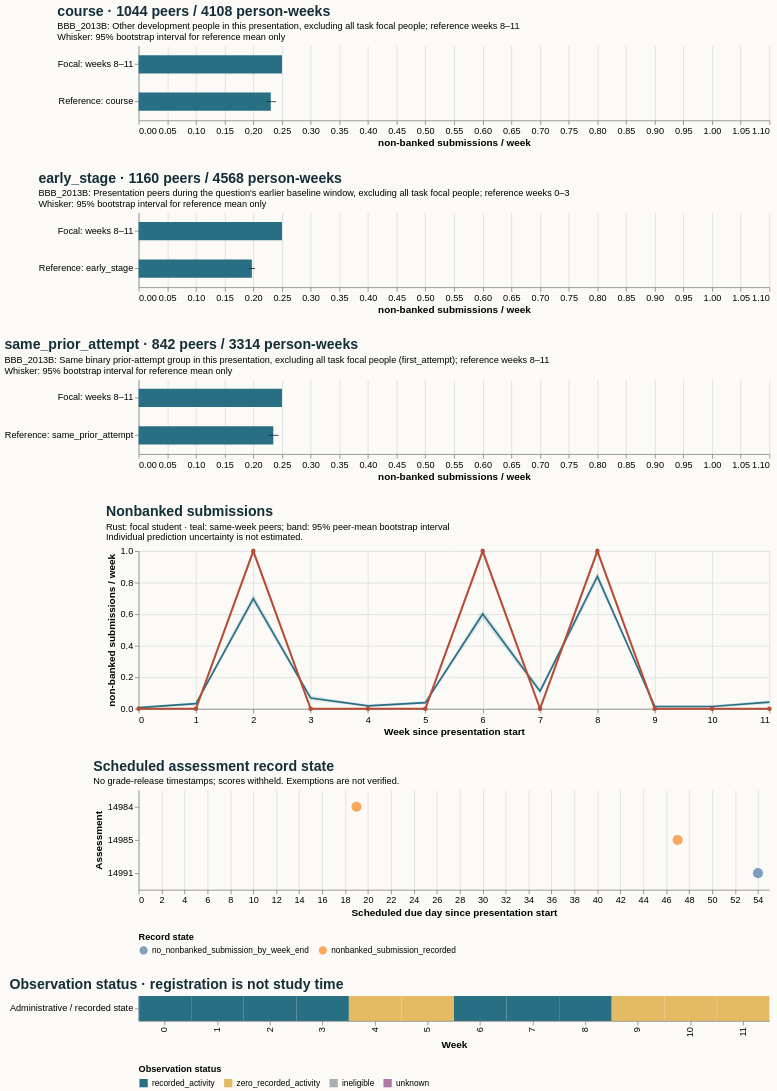

Source (Vega-Lite JSON):
### Vega-Lite specification from a JSON file in a GitHub repository (floating-point values rounded to 4 significant figures)
{"$schema": "https://vega.github.io/schema/vega-lite/v5.20.1.json", "config": {"axis": {"labelFontSize": 11, "titleFontSize": 12}, "background": "#fbfaf7", "font": "sans-serif", "title": {"anchor": "start", "color": "#142e38", "fontSize": 17, "subtitleFontSize": 11}, "view": {"continuousHeight": 300, "continuousWidth": 300, "stroke": null}}, "datasets": {"data-0fa5476a4b0cd1a7c251b0db244b9b1d": [{"hi": null, "lo": null, "series": "Focal: weeks 8–11", "value": 0.25}, {"hi": 0.2396, "lo": 0.2218, "series": "Reference: course", "value": 0.2304}], "data-0fb9305d7c0e499957d9fb0ad1222e20": [{"hi": null, "lo": null, "series": "Focal: weeks 8–11", "value": 0.25}, {"hi": 0.244, "lo": 0.2268, "series": "Reference: same_prior_attempt", "value": 0.2349}], "data-10c9e95df1c5ad2acb4aa045dd6e0651": [{"hi": null, "lo": null, "series": "Focal: weeks 8–11", "value": 0.25}, {"hi": 0.2031, "lo": 0.192, "series": "Reference: early_stage", "value": 0.1975}], "data-5c0ed53f8953ce8946b304eaf02d6fb4": [{"end_day": 6, "focal_value": 0.0, "peer_ci_high": 0.01294, "peer_ci_low": 0.003451, "peer_mean": 0.007765, "peer_observations": 1159, "peer_people": 1159, "reference": "course", "unit": "non-banked submissions / week", "week": 0}, {"end_day": 13, "focal_value": 0.0, "peer_ci_high": 0.04257, "peer_ci_low": 0.02213, "peer_mean": 0.03301, "peer_observations": 1151, "peer_people": 1151, "reference": "course", "unit": "non-banked submissions / week", "week": 1}, {"end_day": 20, "focal_value": 1.0, "peer_ci_high": 0.7277, "peer_ci_low": 0.6716, "peer_mean": 0.699, "peer_observations": 1133, "peer_people": 1133, "reference": "course", "unit": "non-banked submissions / week", "week": 2}, {"end_day": 27, "focal_value": 0.0, "peer_ci_high": 0.08267, "peer_ci_low": 0.05511, "peer_mean": 0.06844, "peer_observations": 1125, "peer_people": 1125, "reference": "course", "unit": "non-banked submissions / week", "week": 3}, {"end_day": 34, "focal_value": 0.0, "peer_ci_high": 0.02665, "peer_ci_low": 0.01103, "peer_mean": 0.01838, "peer_observations": 1088, "peer_people": 1088, "reference": "course", "unit": "non-banked submissions / week", "week": 4}, {"end_day": 41, "focal_value": 0.0, "peer_ci_high": 0.04995, "peer_ci_low": 0.02868, "peer_mean": 0.03885, "peer_observations": 1081, "peer_people": 1081, "reference": "course", "unit": "non-banked submissions / week", "week": 5}, {"end_day": 48, "focal_value": 1.0, "peer_ci_high": 0.628, "peer_ci_low": 0.5701, "peer_mean": 0.6009, "peer_observations": 1070, "peer_people": 1070, "reference": "course", "unit": "non-banked submissions / week", "week": 6}, {"end_day": 55, "focal_value": 0.0, "peer_ci_high": 0.1309, "peer_ci_low": 0.09393, "peer_mean": 0.112, "peer_observations": 1054, "peer_people": 1054, "reference": "course", "unit": "non-banked submissions / week", "week": 7}, {"end_day": 62, "focal_value": 1.0, "peer_ci_high": 0.8659, "peer_ci_low": 0.8113, "peer_mean": 0.84, "peer_observations": 1044, "peer_people": 1044, "reference": "course", "unit": "non-banked submissions / week", "week": 8}, {"end_day": 69, "focal_value": 0.0, "peer_ci_high": 0.02337, "peer_ci_low": 0.00779, "peer_mean": 0.01558, "peer_observations": 1027, "peer_people": 1027, "reference": "course", "unit": "non-banked submissions / week", "week": 9}, {"end_day": 76, "focal_value": 0.0, "peer_ci_high": 0.02206, "peer_ci_low": 0.007835, "peer_mean": 0.01469, "peer_observations": 1021, "peer_people": 1021, "reference": "course", "unit": "non-banked submissions / week", "week": 10}, {"end_day": 83, "focal_value": 0.0, "peer_ci_high": 0.05512, "peer_ci_low": 0.03051, "peer_mean": 0.04232, "peer_observations": 1016, "peer_people": 1016, "reference": "course", "unit": "non-banked submissions / week", "week": 11}], "data-8190b7e4414610bb924894b8ddce2669": [{"eligible_days": 7.0, "end_day": 6, "logging_completeness": "unknown", "observation_status": "recorded_activity", "row": "Administrative / recorded state", "score_status": "withheld_release_time_unknown", "start_day": 0, "value": 0.0, "week": 0}, {"eligible_days": 7.0, "end_day": 13, "logging_completeness": "unknown", "observation_status": "recorded_activity", "row": "Administrative / recorded state", "score_status": "withheld_release_time_unknown", "start_day": 7, "value": 0.0, "week": 1}, {"eligible_days": 7.0, "end_day": 20, "logging_completeness": "unknown", "observation_status": "recorded_activity", "row": "Administrative / recorded state", "score_status": "withheld_release_time_unknown", "start_day": 14, "value": 1.0, "week": 2}, {"eligible_days": 7.0, "end_day": 27, "logging_completeness": "unknown", "observation_status": "recorded_activity", "row": "Administrative / recorded state", "score_status": "withheld_release_time_unknown", "start_day": 21, "value": 0.0, "week": 3}, {"eligible_days": 7.0, "end_day": 34, "logging_completeness": "unknown", "observation_status": "zero_recorded_activity", "row": "Administrative / recorded state", "score_status": "withheld_release_time_unknown", "start_day": 28, "value": 0.0, "week": 4}, {"eligible_days": 7.0, "end_day": 41, "logging_completeness": "unknown", "observation_status": "zero_recorded_activity", "row": "Administrative / recorded state", "score_status": "withheld_release_time_unknown", "start_day": 35, "value": 0.0, "week": 5}, {"eligible_days": 7.0, "end_day": 48, "logging_completeness": "unknown", "observation_status": "recorded_activity", "row": "Administrative / recorded state", "score_status": "withheld_release_time_unknown", "start_day": 42, "value": 1.0, "week": 6}, {"eligible_days": 7.0, "end_day": 55, "logging_completeness": "unknown", "observation_status": "recorded_activity", "row": "Administrative / recorded state", "score_status": "withheld_release_time_unknown", "start_day": 49, "value": 0.0, "week": 7}, {"eligible_days": 7.0, "end_day": 62, "logging_completeness": "unknown", "observation_status": "recorded_activity", "row": "Administrative / recorded state", "score_status": "withheld_release_time_unknown", "start_day": 56, "value": 1.0, "week": 8}, {"eligible_days": 7.0, "end_day": 69, "logging_completeness": "unknown", "observation_status": "zero_recorded_activity", "row": "Administrative / recorded state", "score_status": "withheld_release_time_unknown", "start_day": 63, "value": 0.0, "week": 9}, {"eligible_days": 7.0, "end_day": 76, "logging_completeness": "unknown", "observation_status": "zero_recorded_activity", "row": "Administrative / recorded state", "score_status": "withheld_release_time_unknown", "start_day": 70, "value": 0.0, "week": 10}, {"eligible_days": 7.0, "end_day": 83, "logging_completeness": "unknown", "observation_status": "zero_recorded_activity", "row": "Administrative / recorded state", "score_status": "withheld_release_time_unknown", "start_day": 77, "value": 0.0, "week": 11}], "data-fcfde576aa6002181361aacaa84fcdf1": [{"as_of_day": 20, "assessment_id": 14984, "course": "BBB_2013B", "due_day": 19, "person_id": 533839, "score_status": "withheld_release_time_unknown", "state": "nonbanked_submission_recorded", "week": 2}, {"as_of_day": 48, "assessment_id": 14985, "course": "BBB_2013B", "due_day": 47, "person_id": 533839, "score_status": "withheld_release_time_unknown", "state": "nonbanked_submission_recorded", "week": 6}, {"as_of_day": 55, "assessment_id": 14991, "course": "BBB_2013B", "due_day": 54, "person_id": 533839, "score_status": "withheld_release_time_unknown", "state": "no_nonbanked_submission_by_week_end", "week": 7}]}, "resolve": {"scale": {"color": "independent"}}, "spacing": 28, "vconcat": [{"data": {"name": "data-0fa5476a4b0cd1a7c251b0db244b9b1d"}, "height": 90, "layer": [{"encoding": {"x": {"field": "value", "scale": {"domain": [0, 1.05], "zero": true}, "title": "non-banked submissions / week", "type": "quantitative"}, "y": {"field": "series", "sort": null, "title": null, "type": "nominal"}}, "mark": {"color": "#286f83", "size": 22, "type": "bar"}}, {"encoding": {"x": {"field": "lo", "type": "quantitative"}, "x2": {"field": "hi"}, "y": {"field": "series", "sort": null, "title": null, "type": "nominal"}}, "mark": {"color": "#142e38", "type": "rule"}}], "title": {"subtitle": ["BBB_2013B: Other development people in this presentation, excluding all task focal people; reference weeks 8–11", "Whisker: 95% bootstrap interval for reference mean only"], "text": "course · 1044 peers / 4108 person-weeks"}, "width": 760}, {"data": {"name": "data-10c9e95df1c5ad2acb4aa045dd6e0651"}, "height": 90, "layer": [{"encoding": {"x": {"field": "value", "scale": {"domain": [0, 1.05], "zero": true}, "title": "non-banked submissions / week", "type": "quantitative"}, "y": {"field": "series", "sort": null, "title": null, "type": "nominal"}}, "mark": {"color": "#286f83", "size": 22, "type": "bar"}}, {"encoding": {"x": {"field": "lo", "type": "quantitative"}, "x2": {"field": "hi"}, "y": {"field": "series", "sort": null, "title": null, "type": "nominal"}}, "mark": {"color": "#142e38", "type": "rule"}}], "title": {"subtitle": ["BBB_2013B: Presentation peers during the question's earlier baseline window, excluding all task focal people; reference weeks 0–3", "Whisker: 95% bootstrap interval for reference mean only"], "text": "early_stage · 1160 peers / 4568 person-weeks"}, "width": 760}, {"data": {"name": "data-0fb9305d7c0e499957d9fb0ad1222e20"}, "height": 90, "layer": [{"encoding": {"x": {"field": "value", "scale": {"domain": [0, 1.05], "zero": true}, "title": "non-banked submissions / week", "type": "quantitative"}, "y": {"field": "series", "sort": null, "title": null, "type": "nominal"}}, "mark": {"color": "#286f83", "size": 22, "type": "bar"}}, {"encoding": {"x": {"field": "lo", "type": "quantitative"}, "x2": {"field": "hi"}, "y": {"field": "series", "sort": null, "title": null, "type": "nominal"}}, "mark": {"color": "#142e38", "type": "rule"}}], "title": {"subtitle": ["BBB_2013B: Same binary prior-attempt group in this presentation, excluding all task focal people (first_attempt); reference weeks 8–11", "Whisker: 95% bootstrap interval for reference mean only"], "text": "same_prior_attempt · 842 peers / 3314 person-weeks"}, "width": 760}, {"data": {"name": "data-5c0ed53f8953ce8946b304eaf02d6fb4"}, "height": 190, "layer": [{"encoding": {"x": {"axis": {"tickMinStep": 1}, "field": "week", "title": "Week since presentation start", "type": "quantitative"}, "y": {"field": "peer_ci_low", "scale": {"zero": true}, "title": "non-banked submissions / week", "type": "quantitative"}, "y2": {"field": "peer_ci_high"}}, "mark": {"color": "#286f83", "opacity": 0.16, "type": "area"}}, {"encoding": {"tooltip": [{"field": "week", "type": "quantitative"}, {"field": "peer_mean", "type": "quantitative"}, {"field": "peer_people", "type": "quantitative"}, {"field": "peer_observations", "type": "quantitative"}], "x": {"field": "week", "type": "quantitative"}, "y": {"field": "peer_mean", "type": "quantitative"}}, "mark": {"color": "#286f83", "strokeWidth": 2, "type": "line"}}, {"encoding": {"tooltip": [{"field": "week", "type": "quantitative"}, {"field": "focal_value", "type": "quantitative"}], "x": {"field": "week", "type": "quantitative"}, "y": {"field": "focal_value", "type": "quantitative"}}, "mark": {"color": "#b64c35", "point": {"color": "#b64c35"}, "strokeWidth": 2.5, "type": "line"}}], "title": {"subtitle": ["Rust: focal student · teal: same-week peers; band: 95% peer-mean bootstrap interval", "Individual prediction uncertainty is not estimated."], "text": "Nonbanked submissions"}, "width": 760}, {"data": {"name": "data-fcfde576aa6002181361aacaa84fcdf1"}, "encoding": {"color": {"field": "state", "legend": {"labelLimit": 400, "orient": "bottom"}, "title": "Record state", "type": "nominal"}, "tooltip": [{"field": "assessment_id", "type": "quantitative"}, {"field": "due_day", "type": "quantitative"}, {"field": "as_of_day", "type": "quantitative"}, {"field": "state", "type": "nominal"}, {"field": "score_status", "type": "nominal"}], "x": {"field": "due_day", "title": "Scheduled due day since presentation start", "type": "quantitative"}, "y": {"field": "assessment_id", "title": "Assessment", "type": "nominal"}}, "height": 120, "mark": {"filled": true, "size": 150, "type": "point"}, "title": {"subtitle": "No grade-release timestamps; scores withheld. Exemptions are not verified.", "text": "Scheduled assessment record state"}, "width": 760}, {"data": {"name": "data-8190b7e4414610bb924894b8ddce2669"}, "encoding": {"color": {"field": "observation_status", "legend": {"labelLimit": 260, "orient": "bottom"}, "scale": {"domain": ["recorded_activity", "zero_recorded_activity", "ineligible", "unknown"], "range": ["#286f83", "#e4bb64", "#aaaeb3", "#ac78a5"]}, "title": "Observation status", "type": "nominal"}, "tooltip": [{"field": "week", "type": "quantitative"}, {"field": "eligible_days", "type": "quantitative"}, {"field": "observation_status", "type": "nominal"}, {"field": "logging_completeness", "type": "nominal"}], "x": {"field": "week", "title": "Week", "type": "ordinal"}, "y": {"field": "row", "title": null, "type": "nominal"}}, "height": 30, "mark": {"type": "rect"}, "title": "Observation status · registration is not study time", "width": 760}]}
